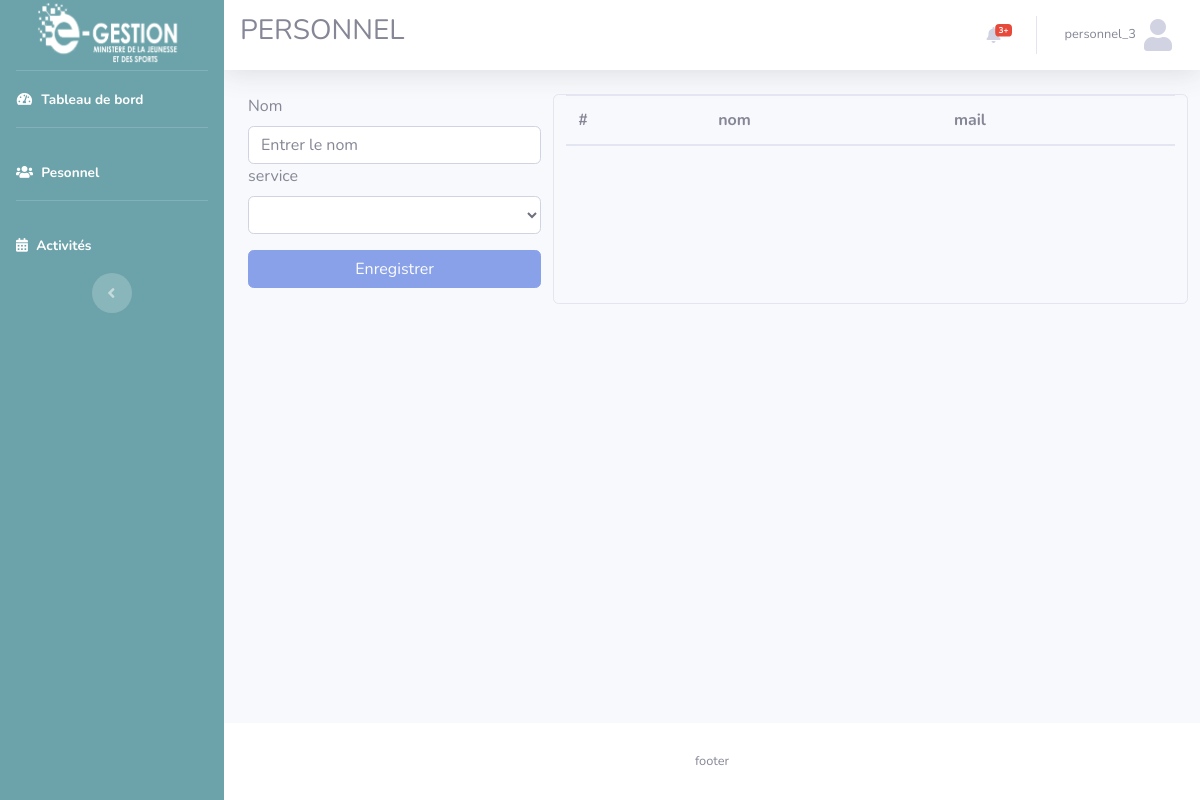
The app's page /vue/personnel.php (signed in), older data.
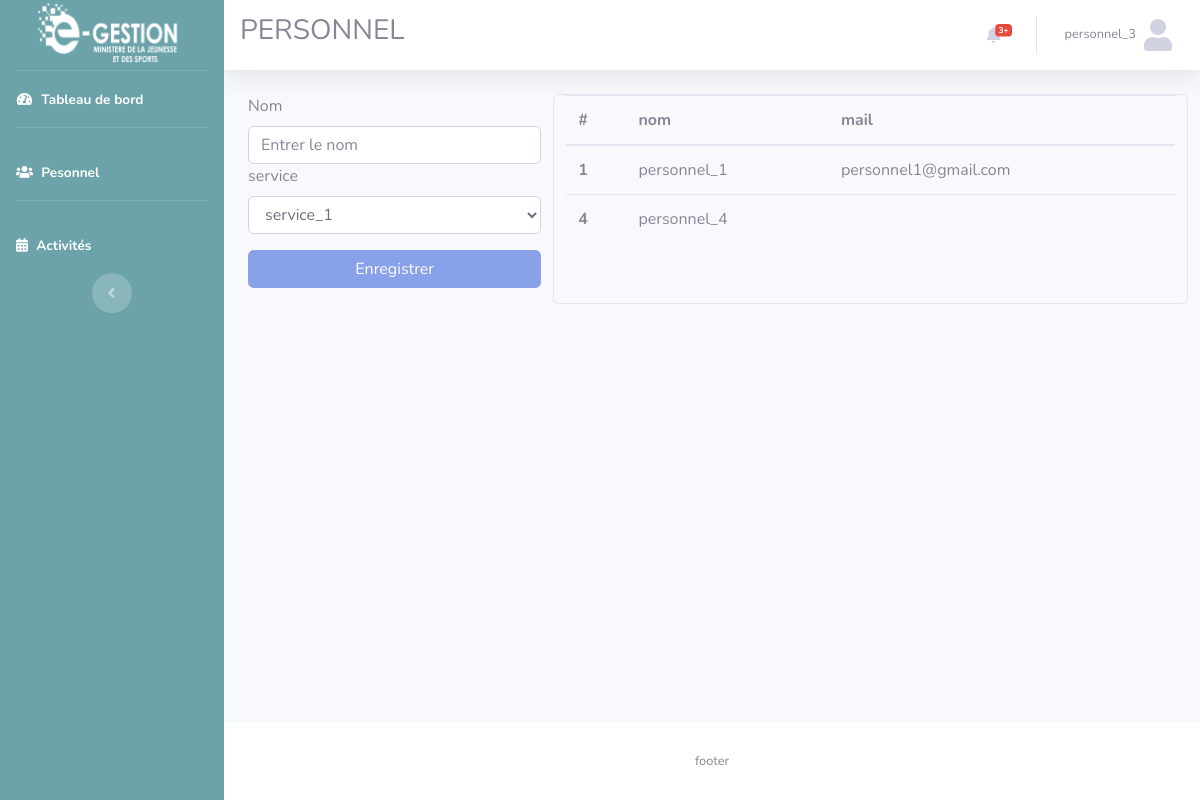
The same page, newer data.
### tables this page shows
CREATE TABLE `personnel` (
  `id_p` int(11) NOT NULL,
  `nom_p` varchar(255) NOT NULL,
  `id_login` int(11) DEFAULT NULL,
  `service` int(11) NOT NULL,
  `mail` varchar(255) NOT NULL
);

### model/fonction.php (called while the page is built, shortened)
<?php
function get_personnel($id = null)
{
    if (!empty($id)) {
        $sql = "SELECT * FROM personnel WHERE id_p=?";
        $req = $GLOBALS['connexion']->prepare($sql);
        $req->execute(array($id));
        return $req->fetch(PDO::FETCH_ASSOC);
    }
}
function get_service($id = null)
{
    if (!empty($id)) {
    } else {
        $sql = "SELECT * FROM service";
        $req = $GLOBALS['connexion']->prepare($sql);
        $req->execute();
        return $req->fetchAll();
    }
}
function get_user_permissions($user_id) {
    $sql = "SELECT permission.nom_p
        FROM permission
        JOIN role_permission ON permission.id_p = role_permission.permission_id
        JOIN role_utilisateur ON role_permission.role_id = role_utilisateur.id_role
        WHERE role_utilisateur.id_utilisateur = ?";
    $req = $GLOBALS['connexion']->prepare($sql);
    $req->execute(array($user_id));
    return $req->fetchAll(PDO::FETCH_COLUMN);
}
function has_permission($user_id, $permission) {
    $permissions = get_user_permissions($user_id);
    return in_array($permission, $permissions);
}
function get_utilisateur($id=null){
    if (!empty($id)) {
          $sql = "SELECT id_l, nom_utilisateur, password, personnel.mail FROM login  INNER JOIN personnel ON personnel.id_login = login.id_l WHERE id_l = ?";
          $req = $GLOBALS['connexion']->prepare($sql);
          $req->execute(array($id));
          return $req->fetch(PDO::FETCH_ASSOC);
      }
}
  function get_personnel_on_service($id_sevice){
    $sql = "SELECT * FROM personnel WHERE service = ?";
        $req = $GLOBALS['connexion']->prepare($sql);
        $req->execute(array($id_sevice));
        return $req->fetchAll();
  }

### vue/personnel.php (the view, shortened to what the changed rows need)
<?php
include_once 'header.php';
if(has_permission($_SESSION['utilisateur'], 'create_post') && has_permission($_SESSION['utilisateur'], 'edit_post') && has_permission($_SESSION['utilisateur'], 'delete_post') && has_permission($_SESSION['utilisateur'], 'view_post')){
      $personnel = get_personnel();
}else{
      $info_personnel = get_personnel($_SESSION['utilisateur']);
      $personnel = get_personnel_on_service($info_personnel['service']);
}
$service = get_service();
?>
<div class="row">
      <div class="col-sm-12 col-lg-4">
            <form action="../model/ajout_personnel.php" class="form-groupe" method="post">
                  <label for="nom" class="form-label">Nom</label>
                  <input type="text" id="nom" name="nom_p" class="form-control" placeholder="Entrer le nom">
                  <label for="service" class="form-label">service</label>
                  <select name="service" id="service" class="form-control">
                        <?php
                              if (!empty($service) && is_array($service)):
                                    foreach ($service as $key => $value):
                        ?>
                        <option value="<?= $value['id_s']?>">
                              <?= $value['nom_s']?>
                        </option>
                        <?php
                                    endforeach;
                              endif;
                        ?>
                  </select>
                  <input type="submit" class="btn btn-primary w-100 my-3 <?= has_permission($_SESSION['utilisateur'], 'create_post')== false ? 'disabled' : ''?>" value="Enregistrer" name="ajout">
            </form>
      </div>
      <div class="col-sm-12 col-lg-8 border rounded">
            <table class="table table-hover">
                  <thead>
                        <tr>
                              <th scope="col">#</th>
                              <th scope="col">nom</th>
                              <th scope="col">mail</th>
                        </tr>
                  </thead>
                  <tbody>
                        <?php
                              if (!empty($personnel) && is_array($personnel)):
                                    foreach ($personnel as $key => $value):
                        ?>
                        <tr>
                              <th scope="row"><?= $value['id_p']?></th>
                              <td><?= $value['nom_p']?></td>
                              <td><?= $value['mail']?></td>
                        </tr>
                        <?php
                                    endforeach;
                              endif;
                        ?>
                  </tbody>
            </table>
      </div>
</div>
<?php
include_once 'footer.php'
?>

### vue/header.php (shortened to what the changed rows need)
<?php
include_once '../model/fonction.php';
$user = get_utilisateur($_SESSION['utilisateur']);
?>
<!DOCTYPE html>
<html lang="fr">
<head>
    <link href="../public/vendor/fontawesome-free/css/all.min.css" rel="stylesheet" type="text/css">
    <link href="../public/css/sb-admin-2.min.css" rel="stylesheet">
     <link href="../public/vendor/datatables/dataTables.bootstrap4.css" rel="stylesheet">
     <link href="../public/vendor/datatables/dataTables.bootstrap4.min.css" rel="stylesheet">
</head>
<body id="page-top">
    <div id="wrapper">
        <div id="content-wrapper" class="d-flex flex-column">
            <div id="content">
                <nav class="navbar navbar-expand navbar-light bg-white topbar mb-4 static-top shadow">
                    <ul class="navbar-nav ml-auto">
                        <li class="nav-item dropdown no-arrow">
                            <a class="nav-link dropdown-toggle" href="#" id="userDropdown" role="button"
                                data-toggle="dropdown" aria-haspopup="true" aria-expanded="false">
                                <span class="mr-2 d-none d-lg-inline text-gray-600 small"><?=$user['nom_utilisateur']?></span>
                                <i class="fas fa-user fa-2x"></i>
                            </a>
                        </li>
                    </ul>
                </nav>
                <div class="container-fluid">

Row changes from the older to the newer data that the page shows:
added personnel: id_p "1", nom_p "personnel_1", mail "personnel1@gmail.com"
added personnel: id_p "4", nom_p "personnel_4"
Text that changed along with them:
form field service: (not shown) → "service_1"
